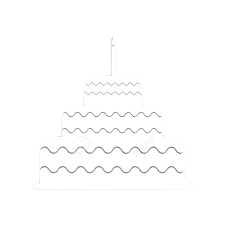
#> input picture cake.png, 225 x 225 px, found by its file name
$ python birthday_card_generator.py
#> lines starting #> are read from the running program, lines starting #| are printed output that depends on the picture
from PIL import Image, ImageDraw, ImageFont
import random
import os

class BirthdayImageCreator:
    def __init__(self, base_image_path=None):
        self.base_image_path = base_image_path
        self.fonts_loaded = False
        self.fonts = {}
        self.base_image = None
        self.assets_folder = "assets"

    def load_fonts(self):
        if self.fonts_loaded:
            return
        try:
            self.fonts = {
                'header': ImageFont.truetype("arialbd.ttf", 32),
                'main': ImageFont.truetype("arialbd.ttf", 72),
                'sub': ImageFont.truetype("arialbd.ttf", 24)
            }
        except:
            default_font = ImageFont.load_default()
            self.fonts = {k: default_font for k in ['header', 'main', 'sub']}
        self.fonts_loaded = True

    def create_base_image(self):
        self.load_fonts()

        if self.base_image_path and os.path.exists(self.base_image_path):
            self.base_image = Image.open(self.base_image_path).convert('RGB')
            return self.base_image

        width, height = 800, 600
        img = Image.new('RGB', (width, height), color='#e40000')
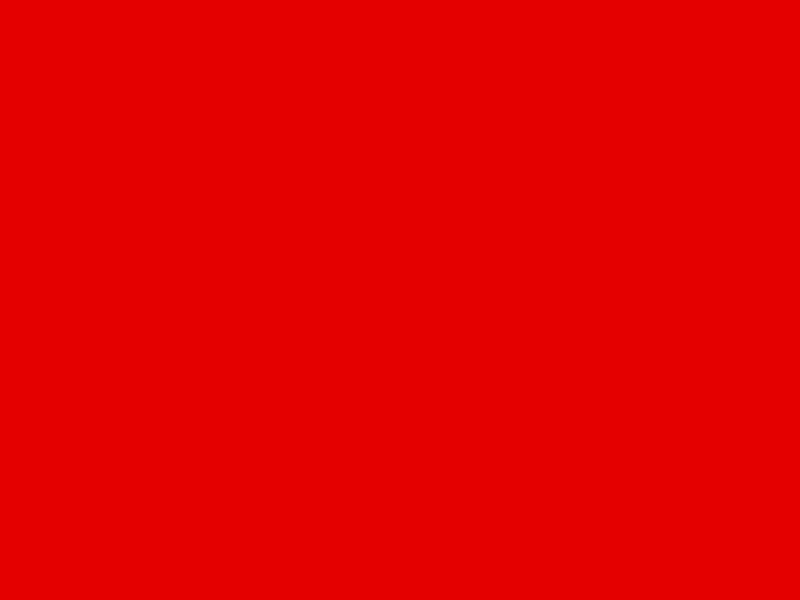
#> img: PIL image 800x600 RGB; mean R, G, B 228, 0, 0
        draw = ImageDraw.Draw(img)

        # Airtel logo
        try:
            logo_path = os.path.join(self.assets_folder, "airtel_logo.png")
            logo = Image.open(logo_path).convert("RGBA")
            logo.thumbnail((100, 100))
            img.paste(logo, (width - logo.width - 20, 20), mask=logo)
        except Exception as e:
            print(f"Logo load failed: {e}")

        # Leave space at the top for name
        vertical_offset = 160
#> vertical_offset = 160

        # Header
        header_text = "Wishing you a very"
        header_w = draw.textlength(header_text, font=self.fonts['header'])
#> header_w = 305.9
        draw.text(((width - header_w) // 2, vertical_offset), header_text, fill="white", font=self.fonts['header'])

        # Main text
        main_text = "Happy Birthday!"
        main_w = draw.textlength(main_text, font=self.fonts['main'])
#> main_w = 589.3
        draw.text(((width - main_w) // 2, vertical_offset + 50), main_text, fill="white", font=self.fonts['main'])

        # Cake image
        try:
            cake_path = os.path.join(self.assets_folder, "cake.png")
            cake = Image.open(cake_path).convert("RGBA")
#> cake is the input picture: PIL image 225x225 RGBA; mean R, G, B, A 63.7, 63.7, 63.7, 62.4
            cake.thumbnail((150, 150))
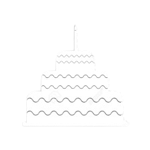
#> cake: PIL image 150x150 RGBA; mean R, G, B, A 64.3, 64.3, 64.3, 62.5; transparent parts drawn white
            cake_x = (width - cake.width) // 2
#> cake_x = 325
            cake_y = vertical_offset + 160
#> cake_y = 320
            img.paste(cake, (cake_x, cake_y), mask=cake)
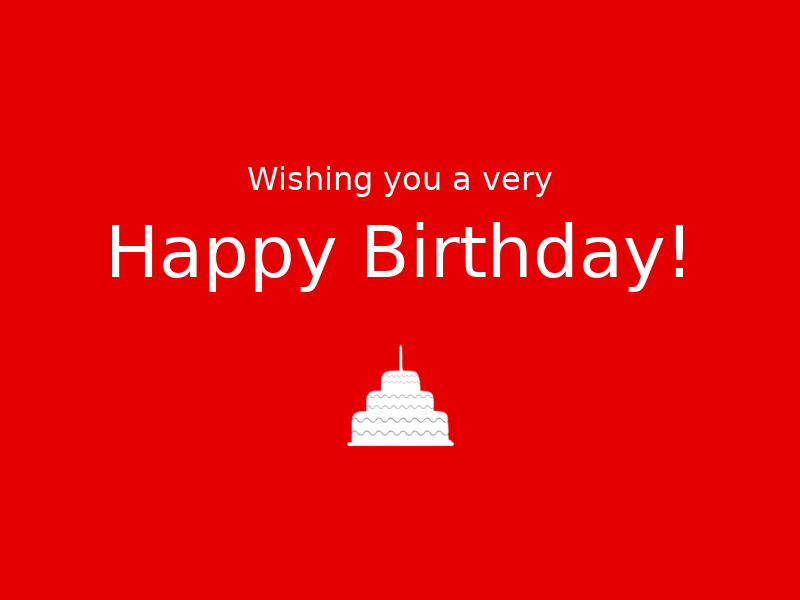
#> img: PIL image 800x600 RGB; mean R, G, B 228.8, 8.7, 8.7
            y = cake_y + cake.height + 15
#> y = 485
        except Exception as e:
            print(f"Cake load failed: {e}")
            y = vertical_offset + 160 + 150 + 15

        # Message
        message = (
            "May your birthday be full of happy hours\n"
            "and special moments to remember for a\n"
            "long long time!"
        )
        for line in message.split('\n'):
            line_w = draw.textlength(line, font=self.fonts['sub'])
            draw.text(((width - line_w) // 2, y), line, fill="white", font=self.fonts['sub'])
            y += 30
#> this loop made 3 passes
#> (line_w, y) on passes 1 to 3: (489.8, 515), (485.3, 545), (182.7, 575)
#> after the loop, y = 575

        # Confetti
        confetti_colors = ['#ffffff', '#ffd700', '#00ffcc', '#ff69b4', '#add8e6']
        confetti_img = Image.new('RGBA', img.size, (255, 0, 0, 0))
        confetti_draw = ImageDraw.Draw(confetti_img)

        for _ in range(100):
            x = random.randint(0, width)
            y = random.randint(height - 120, height)
            r = random.randint(2, 4)
            color = random.choice(confetti_colors)
            alpha = int(255 * (y - (height - 120)) / 120)
            rgba = tuple(int(color[i:i+2], 16) for i in (1, 3, 5)) + (alpha,)
            confetti_draw.ellipse((x - r, y - r, x + r, y + r), fill=rgba)

        img = Image.alpha_composite(img.convert('RGBA'), confetti_img)
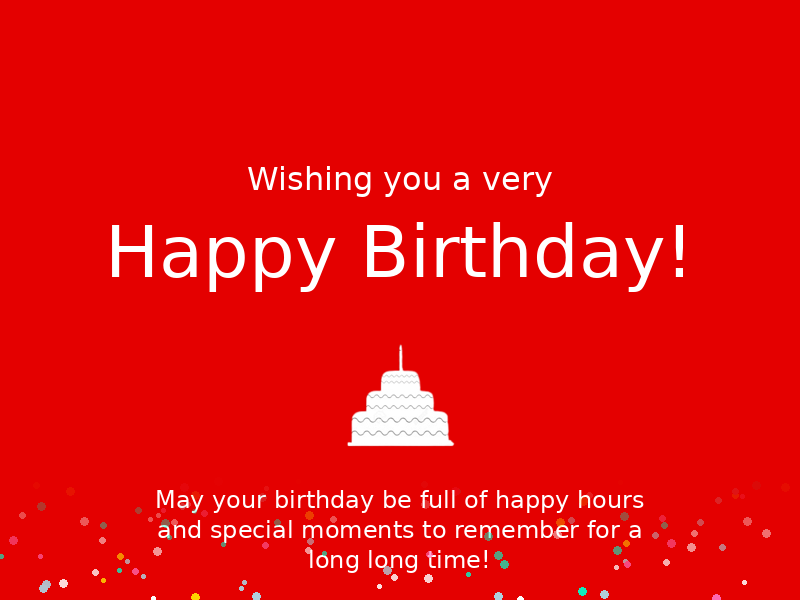
#> img: PIL image 800x600 RGBA; mean R, G, B, A 229, 12.4, 12.4, 255
        self.base_image = img.convert('RGB')
        return self.base_image

def create_birthday_card():
    creator = BirthdayImageCreator()
    img = creator.create_base_image()

    # Ensure assets folder exists
    os.makedirs(creator.assets_folder, exist_ok=True)

    # Save image to assets folder
    output_path = os.path.join(creator.assets_folder, "birthday_card.png")
    img.save(output_path)
    print(f"Image saved to {output_path}")

# Example usage
if __name__ == "__main__":
    create_birthday_card()

$ run again, with anniversary_card.png copied over cake.png
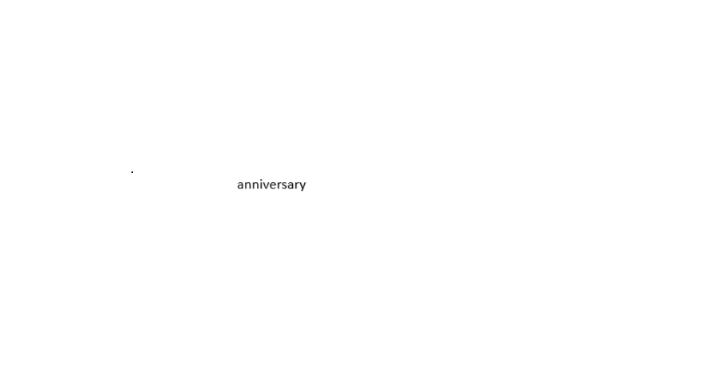
#> input picture anniversary_card.png, 708 x 387 px, found by its file name
#> vertical_offset = 160
#> header_w = 305.9
#> main_w = 589.3
#> in create_base_image, cake is the input picture: PIL image 708x387 RGBA; mean R, G, B, A 254.9, 254.9, 254.9, 255
#> cake: PIL image 150x82 RGBA
#> cake_y = 320
#> in create_base_image, `img.paste(cake, (cake_x, cake_y), mask=cake)`:
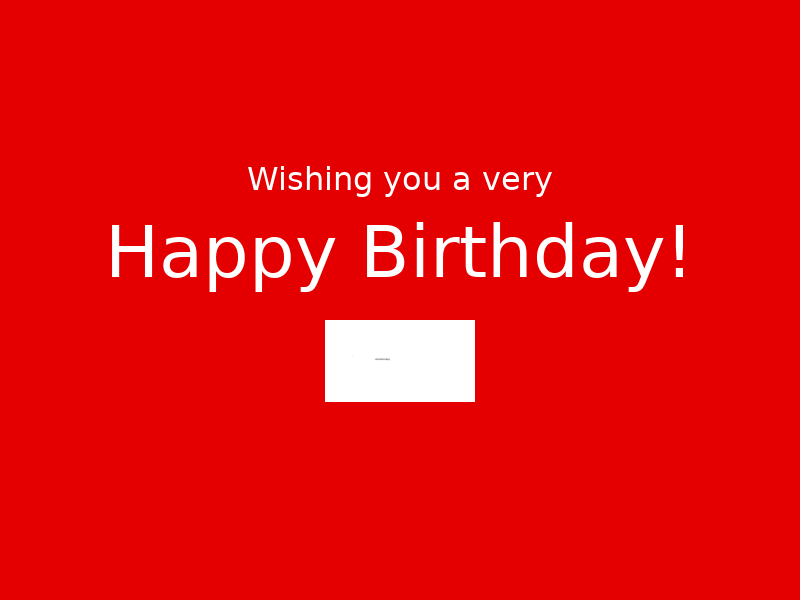
#> img: PIL image 800x600 RGB; mean R, G, B 229.3, 12.4, 12.4
#> in create_base_image, `y = cake_y + cake.height + 15`: y = 417
#> the loop in create_base_image, `for line in message.split('\n'):` made 3 passes
#> (line_w, y) on passes 1 to 3: (489.8, 447), (485.3, 477), (182.7, 507)
#> after the loop in create_base_image, `for line in message.split('\n'):`: y = 507
#> in create_base_image, `img = Image.alpha_composite(img.convert('RGBA'), confetti_img)`:
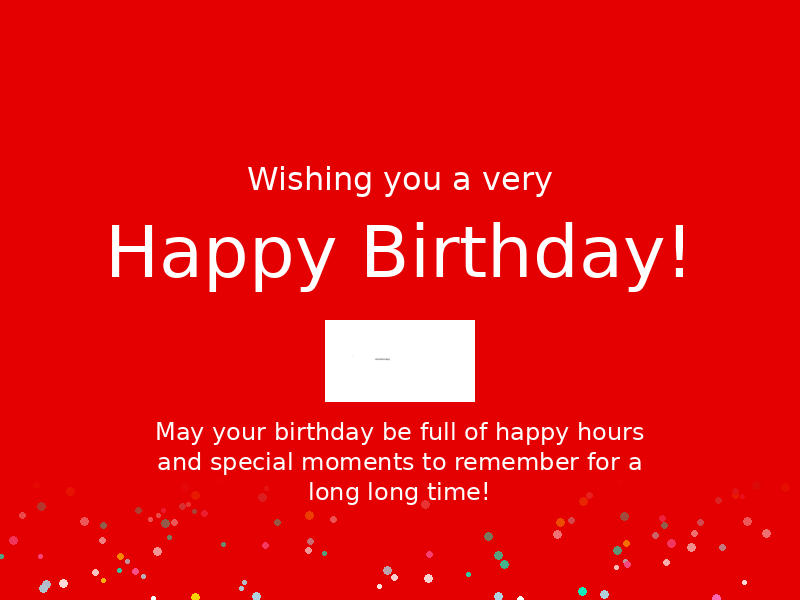
#> img: PIL image 800x600 RGBA; mean R, G, B, A 229.4, 16.2, 16.1, 255
